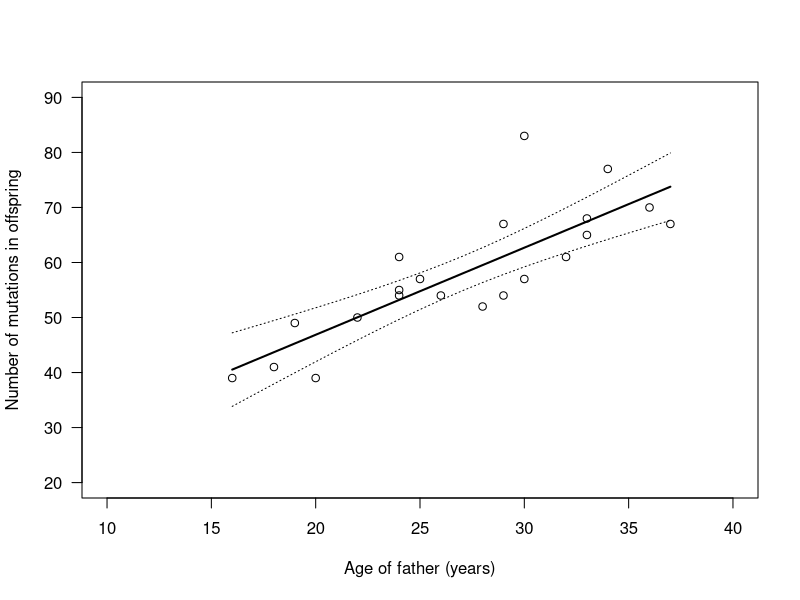

Recreate this plot in R.
# In this training script you will learn how to analyze the relationship between two continuous numeric variables by constructing a linear model. The linear model predicts the response value for any predictive variable values using the equation y = b0 + b1*x.

# Import the data. These data are the number of new mutations (called de novo mutations) in a couple's offspring predicted by the age of the parent who provided the sperm (labeled "father" from here on).
mutation <- read.csv("data/AgeMutations.csv")

# look at the structure of the data
str(mutation)

# assign x and y variables to the predictor and response variables, respectively 
Predictor <- mutation$AgeOfFather
Response <- mutation$numberOfNewMutations

# visualize the data as a scatterplot
plot(Predictor, Response, xlim=c(10,40), ylim=c(20,90), 
     xlab="Age of father (years)", 
     ylab="Number of mutations in offspring", 
     las=1)

# use the lm() function to perform a linear model analysis
model <- lm(Response ~ Predictor)
model_data <- summary(model)

# look at the results
print(model_data)

# Next we want to draw a line showing the predicted value of Y. First make vectors with the minimum and maximum values in the Predictor object.
min_pred <- min(Predictor)
max_pred <- max(Predictor)

# Next we will make a new vector that has all the integers (ages) from the minimum to the maximum.
new_predictor <- seq(min_pred, max_pred)

# Now harvest the two coefficients from the model. The coefficients are the B values in the equation y = B0 + B1*x. 
B0 <- summary(model)$coeff[1,1] # y intercept
B1 <- summary(model)$coeff[2,1] # slope of the line

# Calculate the predicted values of Y using the model equation.
pred_Y <- B0 + B1*new_predictor

# Draw a line showing the predicted values of Y 
lines(new_predictor, pred_Y, lwd=2)

# Use the function predict() to generate the confidence interval around the predicted values of Y. These predicted y values can also be thought of as the mean values of y for all values of x.

# To use predict() you need to use the new predictor vector that has all the values of x between the min and the max. You then replace the Predictor object from above with the NEW predictor object (we called it new_predictor) and use the confidence argument for interval. The argument newdata=data.frame() creates a new model using the values in the object new_predictor.
predicted <- predict(model, newdata=data.frame(Predictor= new_predictor), interval="confidence")

# Look at the object you just made. It has three columns" fit (the predicted y vals), lwr (lower 95% CI), and upper (upper 95% CI).
print(predicted)

# Now plot the upper and lower confidence intervals around the predicted values of Y, for each value of X. Use the lines() function to add the lines to the graph, and use indexing (square brackets) to point R to the correct columns in the predicted object.
lines(new_predictor,predicted[ ,2],lty=3)
lines(new_predictor,predicted[ ,3],lty=3)

# The confidence interval estimates the uncertainty of the expected value of y (number of mutations in the offspring) for each value of father's age ranging from 15 to 37.

# What to do next: go back through the training script and rewrite the annotations in your own words and make original object names. 

# What to submit: the image of your graph, an evidence-based claim that references the graph as well as the results of the linear model analysis, and your originally annotated code with original object names. Review the rubric on Canvas prior to submission.
